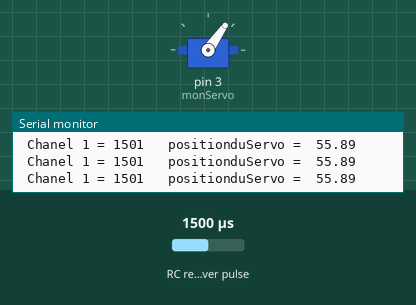
Bench run of a sketch on a simulated Arduino Uno, built with avr-gcc and run on an emulated ATmega328P. Shown: servo, the last lines printed to the serial monitor. Wiring (inferred from the names in the program): RC receiver channel: data pin 14. The test bench sets the inputs (shaded band); at power-on: RC receiver pulse 1500 µs.

Above: at 1.2 s.
1.3 s: RC receiver pulse (sensor on pin 14) set to 1250 µs
At 2.2 s:
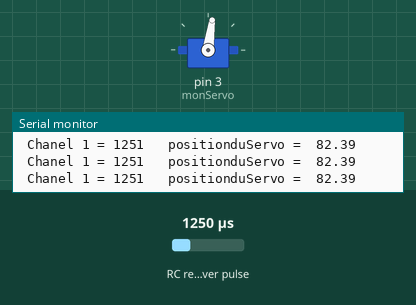
2.8 s: RC receiver pulse (sensor on pin 14) set to 1020 µs
At 3.6 s:
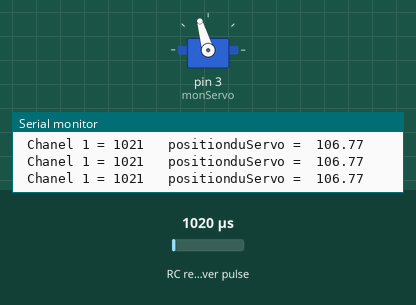
4.4 s: RC receiver pulse (sensor on pin 14) set to 1750 µs
At 5.0 s:
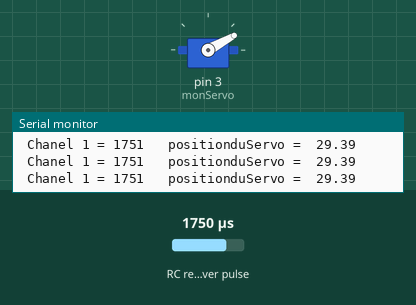
5.9 s: RC receiver pulse (sensor on pin 14) set to 1980 µs
At 6.5 s:
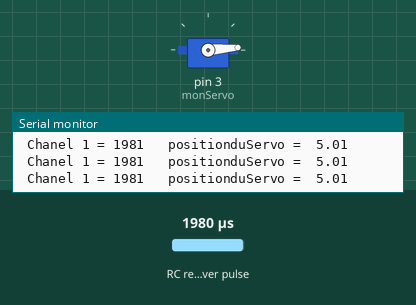
7.4 s: RC receiver pulse (sensor on pin 14) set to 1500 µs
At 7.9 s:
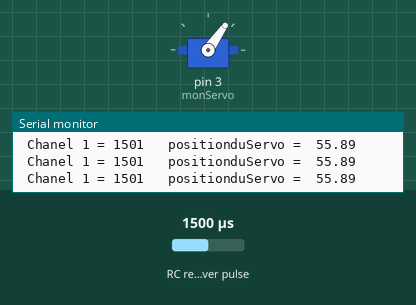
Timing chart, 0 to 10.0 s (numbered marks = the images above; inputs shaded):
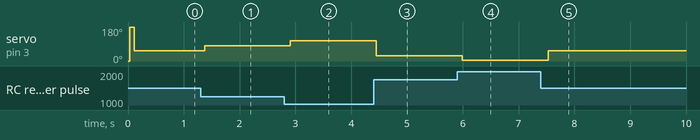

The sketch:

Servomoteur.ino
```cpp
#include <Servo.h>
Servo monServo;

float positionduServo = 0;


int V_chanel_1 = 0;
int chanel_1 = 14;
int lecture= 0;

void setup() {
  // put your setup code here, to run once:
   Serial.begin(115200);
   pinMode(chanel_1, INPUT);
   monServo.attach(3);
   monServo.write(positionduServo);
   delay(15);


}

void loop() {
// si on dépasse le temps d'attente 3ms, PulsIn renvoit la valeur 0 qu'il ne faut pas prendre en compte

lecture = pulseIn(chanel_1, HIGH, 3000);
if (lecture >0) {
  V_chanel_1=lecture;
}
delay(10);
Serial.print(" Chanel 1 = ");
Serial.print(V_chanel_1);

 positionduServo = (-0.106*V_chanel_1)+215; //formule 1 : depend quelle est la droite/gauche pour hydro
//positionduServo = (0.106*V_chanel_1)-85; // formule 2
Serial.print("   positionduServo =  ");
Serial.println(positionduServo);
monServo.write(positionduServo);

}
```

Measured:
- after the input at 1.3 s, servo on pin 3 (monServo): 55° → 82° after 0.07 s
- after the input at 2.8 s, servo on pin 3 (monServo): 82° → 106° after 0.11 s
- after the input at 4.4 s, servo on pin 3 (monServo): 106° → 29° after 0.05 s
- after the input at 5.9 s, servo on pin 3 (monServo): 29° → 5° after 0.09 s
- after the input at 7.4 s, servo on pin 3 (monServo): 5° → 55° after 0.13 s
